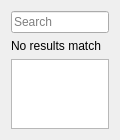
<?xml version="1.0" encoding="UTF-8"?>
<ui version="4.0">
 <class>EffectSearch</class>
 <widget class="QWidget" name="EffectSearch">
  <property name="geometry">
   <rect>
    <x>0</x>
    <y>0</y>
    <width>120</width>
    <height>136</height>
   </rect>
  </property>
  <layout class="QGridLayout" name="gridLayout" rowstretch="0,0,1">
   <property name="sizeConstraint">
    <enum>QLayout::SetMinAndMaxSize</enum>
   </property>
   <item row="1" column="0">
    <widget class="QLabel" name="no_results">
     <property name="text">
      <string>No results match</string>
     </property>
    </widget>
   </item>
   <item row="0" column="0">
    <widget class="QLineEdit" name="search">
     <property name="text">
      <string/>
     </property>
     <property name="placeholderText">
      <string>Search</string>
     </property>
    </widget>
   </item>
   <item row="2" column="0">
    <widget class="QListWidget" name="results"/>
   </item>
  </layout>
 </widget>
 <resources/>
 <connections/>
</ui>
